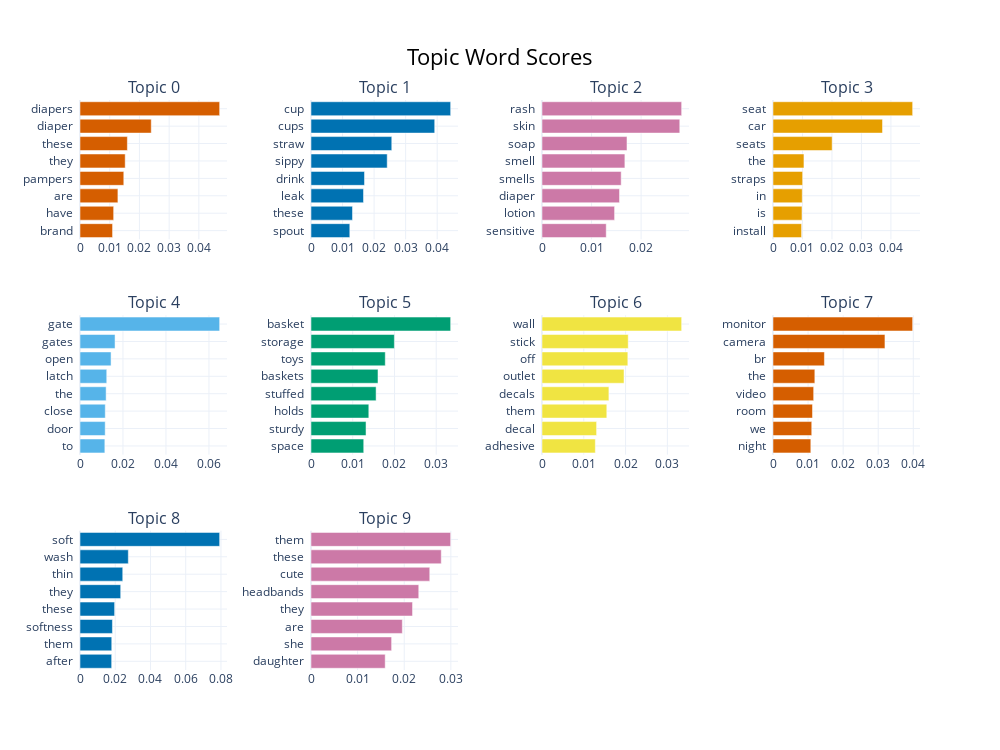

The notebook cell saved with this chart:
### Code cell
topic_model.visualize_barchart(top_n_topics=10, n_words=8)

### Figure 1 — Plotly figure (JSON) as saved in the notebook; plotly's stock layout.template omitted (floating-point values rounded to 4 significant figures)
{"data": [{"marker": {"color": "#D55E00"}, "orientation": "h", "type": "bar", "x": [0.01096, 0.01132, 0.01276, 0.01474, 0.01521, 0.01594, 0.02398, 0.047], "xaxis": "x", "y": ["brand  ", "have  ", "are  ", "pampers  ", "they  ", "these  ", "diaper  ", "diapers  "], "yaxis": "y"}, {"marker": {"color": "#0072B2"}, "orientation": "h", "type": "bar", "x": [0.0123, 0.01315, 0.01664, 0.01696, 0.02416, 0.0256, 0.03922, 0.04427], "xaxis": "x2", "y": ["spout  ", "these  ", "leak  ", "drink  ", "sippy  ", "straw  ", "cups  ", "cup  "], "yaxis": "y2"}, {"marker": {"color": "#CC79A7"}, "orientation": "h", "type": "bar", "x": [0.01296, 0.01465, 0.01564, 0.01598, 0.01673, 0.01715, 0.0278, 0.02818], "xaxis": "x3", "y": ["sensitive  ", "lotion  ", "diaper  ", "smells  ", "smell  ", "soap  ", "skin  ", "rash  "], "yaxis": "y3"}, {"marker": {"color": "#E69F00"}, "orientation": "h", "type": "bar", "x": [0.009699, 0.009837, 0.009922, 0.01006, 0.0105, 0.02007, 0.03715, 0.04738], "xaxis": "x4", "y": ["install  ", "is  ", "in  ", "straps  ", "the  ", "seats  ", "car  ", "seat  "], "yaxis": "y4"}, {"marker": {"color": "#56B4E9"}, "orientation": "h", "type": "bar", "x": [0.01156, 0.01172, 0.01176, 0.01216, 0.01244, 0.01445, 0.01631, 0.06498], "xaxis": "x5", "y": ["to  ", "door  ", "close  ", "the  ", "latch  ", "open  ", "gates  ", "gate  "], "yaxis": "y5"}, {"marker": {"color": "#009E73"}, "orientation": "h", "type": "bar", "x": [0.01264, 0.01319, 0.01385, 0.0156, 0.01605, 0.0178, 0.01997, 0.03346], "xaxis": "x6", "y": ["space  ", "sturdy  ", "holds  ", "stuffed  ", "baskets  ", "toys  ", "storage  ", "basket  "], "yaxis": "y6"}, {"marker": {"color": "#F0E442"}, "orientation": "h", "type": "bar", "x": [0.01276, 0.01306, 0.01551, 0.01601, 0.01963, 0.02054, 0.02063, 0.03342], "xaxis": "x7", "y": ["adhesive  ", "decal  ", "them  ", "decals  ", "outlet  ", "off  ", "stick  ", "wall  "], "yaxis": "y7"}, {"marker": {"color": "#D55E00"}, "orientation": "h", "type": "bar", "x": [0.01079, 0.01105, 0.01126, 0.0116, 0.01193, 0.01466, 0.03192, 0.03982], "xaxis": "x8", "y": ["night  ", "we  ", "room  ", "video  ", "the  ", "br  ", "camera  ", "monitor  "], "yaxis": "y8"}, {"marker": {"color": "#0072B2"}, "orientation": "h", "type": "bar", "x": [0.01797, 0.01802, 0.01841, 0.01965, 0.0231, 0.02426, 0.02742, 0.07926], "xaxis": "x9", "y": ["after  ", "them  ", "softness  ", "these  ", "they  ", "thin  ", "wash  ", "soft  "], "yaxis": "y9"}, {"marker": {"color": "#CC79A7"}, "orientation": "h", "type": "bar", "x": [0.01591, 0.01729, 0.01959, 0.02178, 0.02311, 0.02548, 0.02794, 0.02996], "xaxis": "x10", "y": ["daughter  ", "she  ", "are  ", "they  ", "headbands  ", "cute  ", "these  ", "them  "], "yaxis": "y10"}], "layout": {"annotations": [{"font": {"size": 16}, "showarrow": false, "text": "Topic 0", "x": 0.0875, "xanchor": "center", "xref": "paper", "y": 1, "yanchor": "bottom", "yref": "paper"}, {"font": {"size": 16}, "showarrow": false, "text": "Topic 1", "x": 0.3625, "xanchor": "center", "xref": "paper", "y": 1, "yanchor": "bottom", "yref": "paper"}, {"font": {"size": 16}, "showarrow": false, "text": "Topic 2", "x": 0.6375, "xanchor": "center", "xref": "paper", "y": 1, "yanchor": "bottom", "yref": "paper"}, {"font": {"size": 16}, "showarrow": false, "text": "Topic 3", "x": 0.9125, "xanchor": "center", "xref": "paper", "y": 1, "yanchor": "bottom", "yref": "paper"}, {"font": {"size": 16}, "showarrow": false, "text": "Topic 4", "x": 0.0875, "xanchor": "center", "xref": "paper", "y": 0.6222, "yanchor": "bottom", "yref": "paper"}, {"font": {"size": 16}, "showarrow": false, "text": "Topic 5", "x": 0.3625, "xanchor": "center", "xref": "paper", "y": 0.6222, "yanchor": "bottom", "yref": "paper"}, {"font": {"size": 16}, "showarrow": false, "text": "Topic 6", "x": 0.6375, "xanchor": "center", "xref": "paper", "y": 0.6222, "yanchor": "bottom", "yref": "paper"}, {"font": {"size": 16}, "showarrow": false, "text": "Topic 7", "x": 0.9125, "xanchor": "center", "xref": "paper", "y": 0.6222, "yanchor": "bottom", "yref": "paper"}, {"font": {"size": 16}, "showarrow": false, "text": "Topic 8", "x": 0.0875, "xanchor": "center", "xref": "paper", "y": 0.2444, "yanchor": "bottom", "yref": "paper"}, {"font": {"size": 16}, "showarrow": false, "text": "Topic 9", "x": 0.3625, "xanchor": "center", "xref": "paper", "y": 0.2444, "yanchor": "bottom", "yref": "paper"}], "height": 750, "hoverlabel": {"bgcolor": "white", "font": {"family": "Rockwell", "size": 16}}, "showlegend": false, "title": {"font": {"color": "Black", "size": 22}, "text": "Topic Word Scores", "x": 0.5, "xanchor": "center", "yanchor": "top"}, "width": 1000, "xaxis": {"anchor": "y", "domain": [0, 0.175], "showgrid": true}, "xaxis10": {"anchor": "y10", "domain": [0.275, 0.45], "showgrid": true}, "xaxis11": {"anchor": "y11", "domain": [0.55, 0.725], "showgrid": true}, "xaxis12": {"anchor": "y12", "domain": [0.825, 1], "showgrid": true}, "xaxis2": {"anchor": "y2", "domain": [0.275, 0.45], "showgrid": true}, "xaxis3": {"anchor": "y3", "domain": [0.55, 0.725], "showgrid": true}, "xaxis4": {"anchor": "y4", "domain": [0.825, 1], "showgrid": true}, "xaxis5": {"anchor": "y5", "domain": [0, 0.175], "showgrid": true}, "xaxis6": {"anchor": "y6", "domain": [0.275, 0.45], "showgrid": true}, "xaxis7": {"anchor": "y7", "domain": [0.55, 0.725], "showgrid": true}, "xaxis8": {"anchor": "y8", "domain": [0.825, 1], "showgrid": true}, "xaxis9": {"anchor": "y9", "domain": [0, 0.175], "showgrid": true}, "yaxis": {"anchor": "x", "domain": [0.7556, 1], "showgrid": true}, "yaxis10": {"anchor": "x10", "domain": [0, 0.2444], "showgrid": true}, "yaxis11": {"anchor": "x11", "domain": [0, 0.2444], "showgrid": true}, "yaxis12": {"anchor": "x12", "domain": [0, 0.2444], "showgrid": true}, "yaxis2": {"anchor": "x2", "domain": [0.7556, 1], "showgrid": true}, "yaxis3": {"anchor": "x3", "domain": [0.7556, 1], "showgrid": true}, "yaxis4": {"anchor": "x4", "domain": [0.7556, 1], "showgrid": true}, "yaxis5": {"anchor": "x5", "domain": [0.3778, 0.6222], "showgrid": true}, "yaxis6": {"anchor": "x6", "domain": [0.3778, 0.6222], "showgrid": true}, "yaxis7": {"anchor": "x7", "domain": [0.3778, 0.6222], "showgrid": true}, "yaxis8": {"anchor": "x8", "domain": [0.3778, 0.6222], "showgrid": true}, "yaxis9": {"anchor": "x9", "domain": [0, 0.2444], "showgrid": true}}}
